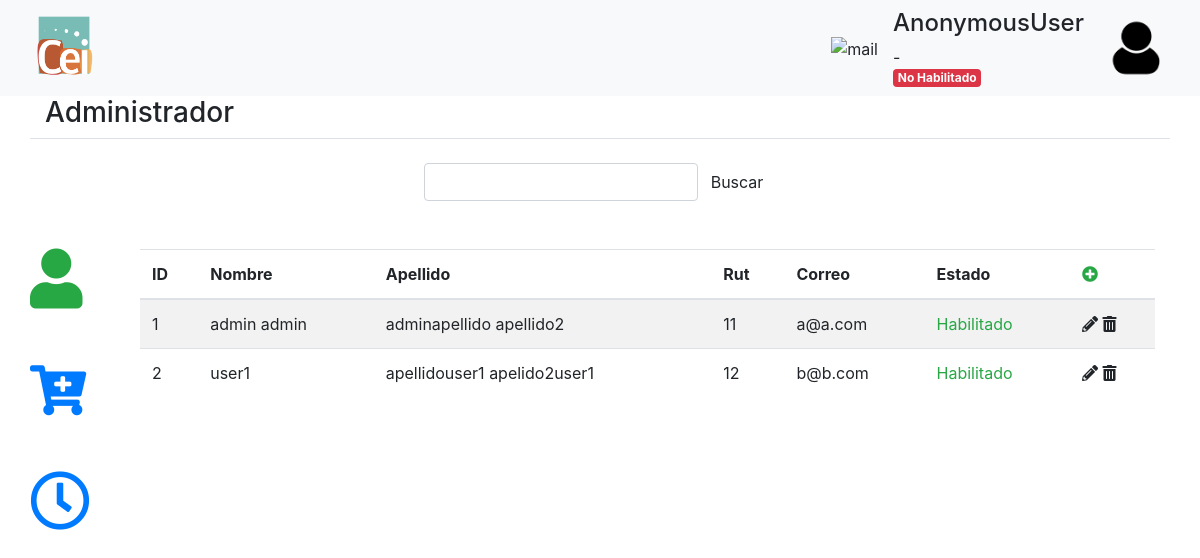
Page /landingAdmin/ on the committed database.
### inventario_CEI/models.py (models this page shows, shortened)
class User(AbstractBaseUser):
    email = models.EmailField(
        verbose_name='Correo Electrónico',
        max_length=255,
        primary_key=True,
    )
    rut = models.IntegerField(unique=True, verbose_name="RUT")
    '''
    Como tanto email y rut son unique (email es unique pues es primary key), no es necesario
    especificar un unique_together('rut','email').
    '''
    nombres = models.CharField(max_length=200, verbose_name="Nombres")
    apellidos = models.CharField(max_length=200, verbose_name="Apellidos")
    puede_reservar = models.BooleanField(default=True, verbose_name="Habilitado para Reservar")
    is_admin = models.BooleanField(default=False, verbose_name="Es Administrador")
    objects = UserManager()
    USERNAME_FIELD = 'email'
    REQUIRED_FIELDS = ['rut', 'nombres', 'apellidos']

### inventario_CEI/views.py (the view)
# urls.py: path('landingAdmin/', views.landingAdmin, name='landingAdmin'),
def landingAdmin(request):
    list_users = User.objects.all()
    return render(
        request,
        'inventario_CEI/landingAdminUsers.html',
        context={'list_users': list_users},
    )

### templates/inventario_CEI/landingAdminUsers.html
{% extends 'inventario_CEI/landingAdminBase.html' %}
{% load static %}
{% block lists %}
    <div class="row pt-5">
        <div class="col-1 m-0">
            <div class="row pb-5 ">
                <span class="fas fa-user" style="font-size:60px;color:#28a745"></span>
            </div>
            <div class="row pb-5 pt-2">
                <a href="/landingAdminArtSpaces" class="dark" style="cursor: pointer;">
                    <span class="fas fa-cart-plus" style="font-size:50px;"></span></a>
            </div>
            <div class="row pb-5 pt-2">
                <a href="/landingAdminCalendar" class="dark" style="cursor: pointer;">
                    <span class="far fa-clock" style="font-size:60px;"></span></a>
            </div>
        </div>
        <div class="col-11">
            <table class="table table-striped">
                <thead>
                    <tr>
                        <th>ID</th>
                        <th>Nombre</th>
                        <th>Apellido</th>
                        <th>Rut</th>
                        <th>Correo</th>
                        <th>Estado</th>
                        <th><span class="fas fa-plus-circle" style="color:#28a745"></span></th>
                    </tr>
                </thead>
                <tbody>
                {% for user in list_users %}
                    <tr>
                        <td>{{ forloop.counter }}</td>
                        <td>{{ user.nombres }}</td>
                        <td>{{ user.apellidos }}</td>
                        <td> {{ user.rut }}</td>
                        <td>{{ user.email }}</td>
                        {% if  user.puede_reservar %}
                             <td style="color:#28a745">Habilitado</td>
                        {% else %}
                             <td style="color:#dc3545">Deshabilitado</td>
                        {% endif %}
                        <td>
                            <span class="fas fa-pencil-alt"></span>
                            <span class="fas fa-trash-alt"></span>
                        </td>
                    </tr>
                {% endfor %}
                </tbody>
            </table>
        </div>
    </div>
{% endblock %}

### templates/inventario_CEI/landingAdminBase.html
{% extends 'inventario_CEI/base.html' %}
{% load static %}
{% block content %}
    <div class="container bs-docs-container ">
        <h3>Administrador</h3>
        <div class="row border-top justify-content-center">
            <form class="form-inline pt-4">
                <div class="form-group">
                    <input type="text" class="form-control" id="text" name="text" >
                    <button type="submit" class="btn btn-default">Buscar</button>
                </div>
            </form>
        </div>
        {% block lists %}
        {% endblock %}
    </div>
{% endblock %}

### templates/inventario_CEI/base.html (shortened to what this page needs)
{% load static %}
<!DOCTYPE html>
<html lang="en">
<head>
    <link rel="stylesheet" href="{% static 'js/fullcalendar/fullcalendar.css' %}"/>
    <link rel="stylesheet" href="https://use.fontawesome.com/releases/v5.1.0/css/all.css">
</head>
<body>
{% load bootstrap4 %}
{% bootstrap_css %}
{% load static %}
    <header>
        <div class="container-fluid  bg-light ">
            <div class="navbar navbar-expand-xl navbar-light bg-light justify-content-between">
                <a class="navbar-brand text-white" href="#">
                    <img src="{% static "img/cei_logo.png" %}" alt="logo" width="70" height="70"/>
                </a>
                <div class="row align-items-center">
                    <div class="col-sm">
                        <img src="{% static "img/mail.png" %}" alt="mail" width="40" height="30"/>
                    </div>
                    <div class="col-lg">
                        <div class="row">
                            <h4>{{ user }}</h4>
                        </div>
                        <div class="row">
                            {{ user.rut }}-{{ user.get_digito_verificador }}
                        </div>
                        <div class="row">
                            {% if user.get_permiso %}
                            <span class="badge badge-success"><h8>Habilitado</h8></span>
                            {% else %}
                            <span class="badge badge-danger"><h8>No Habilitado</h8></span>
                            {% endif %}
                        </div>
                    </div>
                    <div class="col-sm">
                        <img src="{% static "img/user.png" %}" alt="user" width="70" height="60"/>
                    </div>
                </div>
            </div>
        </div>
    </header>
    {% block content %}
    {% endblock %}
</body>
</html>

### rows in the picture
User: nombres "admin admin", apellidos "adminapellido apellido2", rut "11", email "a@a.com", puede_reservar "Habilitado"
User: nombres "user1", apellidos "apellidouser1 apelido2user1", rut "12", email "b@b.com", puede_reservar "Habilitado"

### other values in the picture
{{ user }} "AnonymousUser"
